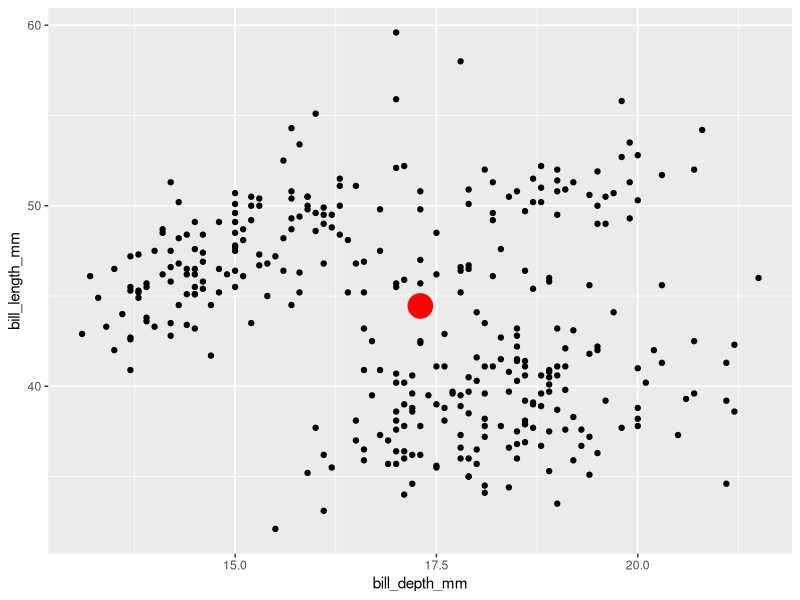
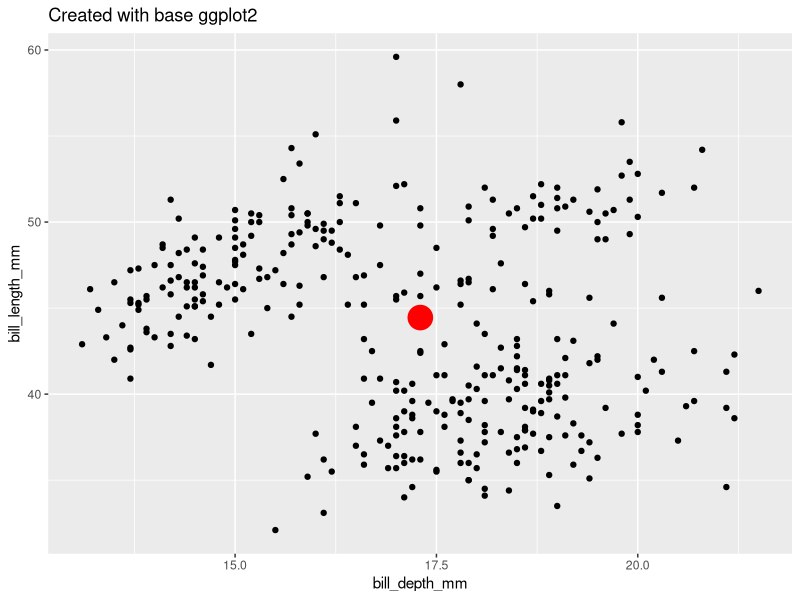
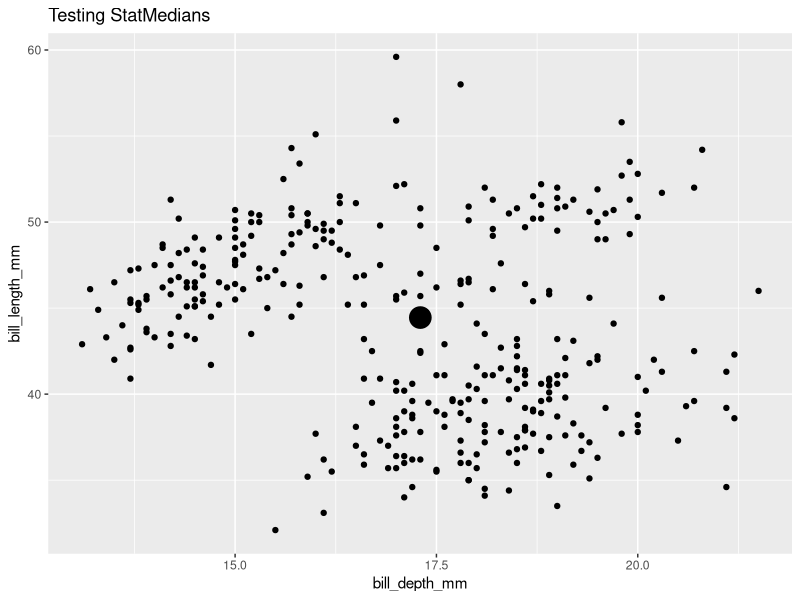
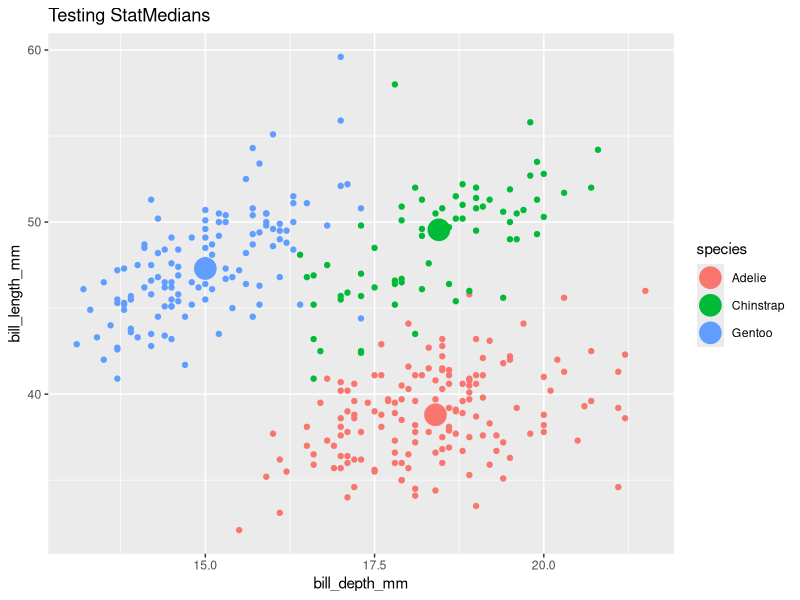
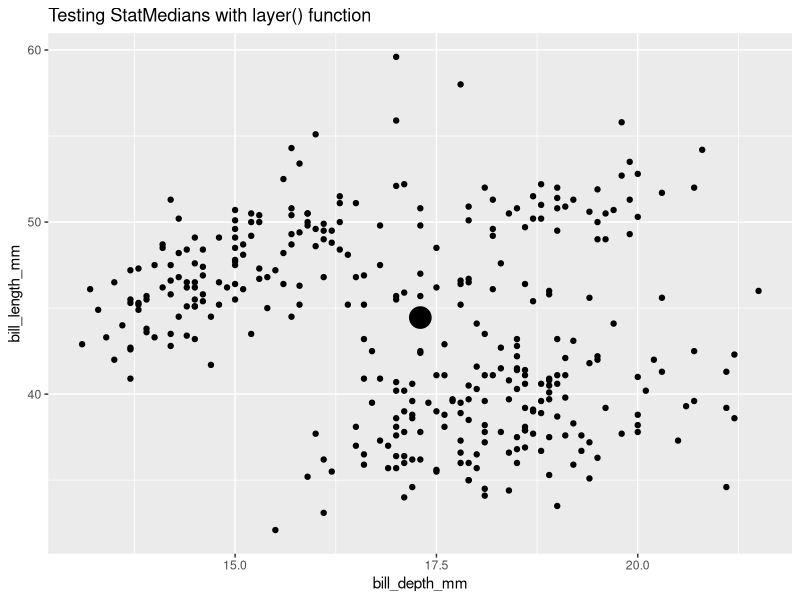
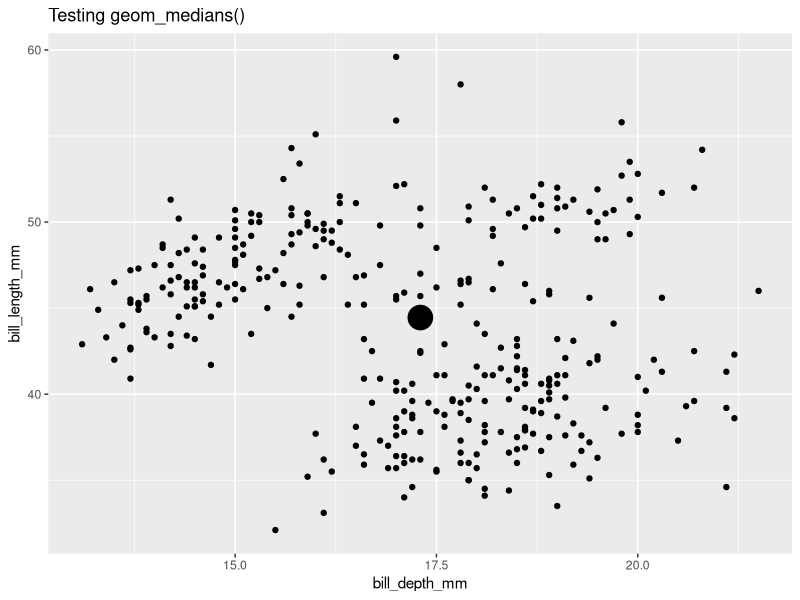
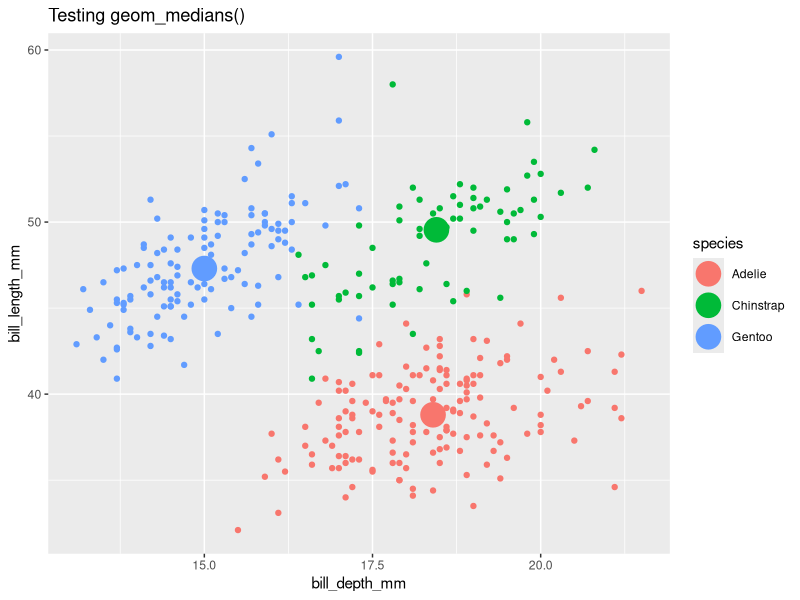
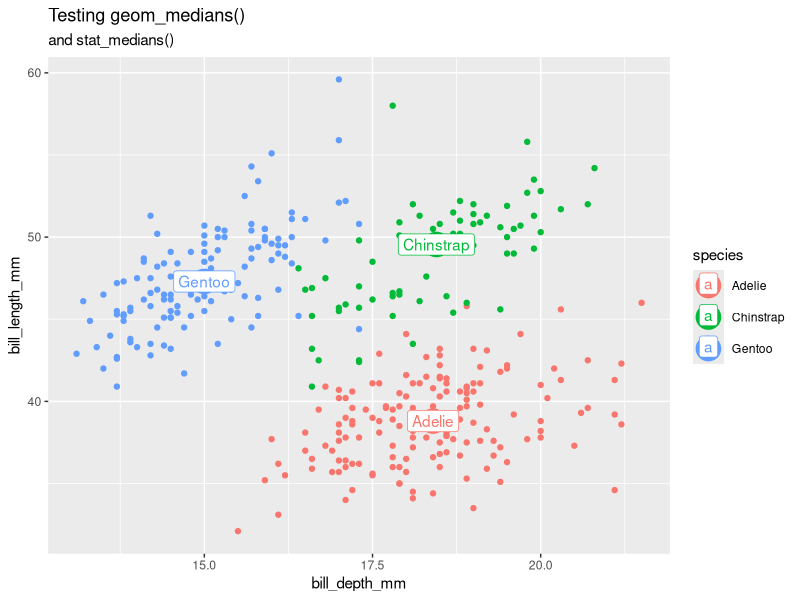

Recreate these plots in R, in order.
## ---- chunk 1
library(tidyverse)
library(palmerpenguins)

penguins_medians <- penguins |> 
  summarize(bill_length_mm_median = median(bill_length_mm, na.rm = T),
            bill_depth_mm_median = median(bill_depth_mm, na.rm = T))

# Plot.
penguins |> 
  ggplot() + 
  aes(x = bill_depth_mm, y = bill_length_mm) + 
  geom_point() + 
  geom_point(data = penguins_medians,
             aes(x = bill_depth_mm_median,
                 y = bill_length_mm_median),
             size = 8, color = "red")
## ---- chunk 2
#| label: setup
#| include: false 
knitr::opts_chunk$set(echo = TRUE, message = F, warning = F)
## ---- chunk 3
library(tidyverse)
library(palmerpenguins)
glimpse(penguins)
## ---- chunk 4
#| label: penguins
# Compute.
penguins_medians <- penguins |> 
  summarize(bill_length_mm_median = median(bill_length_mm, na.rm = T),
            bill_depth_mm_median = median(bill_depth_mm, na.rm = T))

# Plot.
penguins |> 
  ggplot() + 
  aes(x = bill_depth_mm, y = bill_length_mm) + 
  geom_point() + 
  geom_point(data = penguins_medians,
             aes(x = bill_depth_mm_median,
                 y = bill_length_mm_median),
             size = 8, color = "red") + 
  labs(title = "Created with base ggplot2")
## ---- chunk 5
layer_data(plot = last_plot(), 
           i = 2) # layer 2, the computed means, is of interest
## ---- chunk 6
#| label: compute_group_medians

# Define compute.
compute_group_medians <- function(data, scales){ 
  data |> 
    summarize(x = median(x, na.rm = T),
              y = median(y, na.rm = T))
}
## ---- chunk 7
# Test compute. 
penguins |>
  select(x = bill_depth_mm,  
         y = bill_length_mm) |>  
  compute_group_medians()
## ---- chunk 8
#| label: StatMedians
StatMedians <- 
  ggplot2::ggproto(`_class` = "StatMedians",              # <1>
                   `_inherit` = ggplot2::Stat,            # <2>
                   compute_group = compute_group_medians, # <3>
                   required_aes = c("x", "y"))            # <4>
## ---- chunk 9
penguins |> 
  ggplot() + 
  aes(x = bill_depth_mm,
      y = bill_length_mm) + 
  geom_point() + 
  geom_point(stat = StatMedians, size = 7) + 
  labs(title = "Testing StatMedians")
## ---- chunk 10
last_plot() + 
  aes(color = species)
## ---- chunk 11
penguins |> 
  ggplot() + 
  aes(x = bill_depth_mm,
      y = bill_length_mm) + 
  geom_point() + 
  layer(geom = GeomPoint, 
        stat = StatMedians, 
        position = "identity", 
        params = list(size = 7)) + 
  labs(title = "Testing StatMedians with layer() function")
## ---- chunk 12
stat_medians <- function (mapping = NULL, data = NULL,
                          geom = "point", position = "identity",
                          ..., na.rm = FALSE, 
                          show.legend = NA, inherit.aes = TRUE) 
{
    layer(mapping = mapping, data = data, 
          geom = geom, stat = StatMedians, 
          position = position, show.legend = show.legend, 
          inherit.aes = inherit.aes, 
        params = rlang::list2(na.rm = na.rm, ...))
}
## ---- chunk 13
stat_identity
## ---- chunk 14
geom_medians <- stat_medians
## ---- chunk 15
# user-facing function
geom_index <- function(mapping = NULL, data = NULL, 
                         stat = "index", position = "identity", 
                         ..., show.legend = NA, inherit.aes = TRUE) 
{
    layer(data = data, mapping = mapping, stat = stat, 
        geom = GeomPoint, position = position, show.legend = show.legend, 
        inherit.aes = inherit.aes, params = rlang::list2(na.rm = FALSE, 
            ...))
}
## ---- chunk 16
## Test user-facing.
penguins |>
  ggplot() +
  aes(x = bill_depth_mm, y = bill_length_mm) +
  geom_point() +
  geom_medians(size = 8)  + 
  labs(title = "Testing geom_medians()")
## ---- chunk 17
last_plot() + 
  aes(color = species) 
## ---- chunk 18
last_plot() + 
  stat_medians(geom = "label", aes(label = species))  + 
  labs(subtitle = "and stat_medians()")
## ---- chunk 19
library(tidyverse)

# Step 1. Define compute
compute_group_medians <- function(data, scales){
  
  data |>
    summarise(x = median(x), y = median(y))
  
}

# Step 2. Define Stat
StatMedians = ggproto(`_class` = "StatMedians",
                      `_inherit` = Stat,
                      required_aes = c("x", "y"),
                      compute_group = compute_group_medians)

# Step 3. Define user-facing functions (user friendly, geom_*() function only shown here)

## use geom_point's definition as a model to follow geom_* conventions: geom is fixed, stat is flexible
geom_medians <- function(mapping = NULL, data = NULL, 
                         stat = "medians", position = "identity", 
                         ..., show.legend = NA, inherit.aes = TRUE) 
{
    layer(data = data, mapping = mapping, stat = stat, 
        geom = GeomPoint, position = position, show.legend = show.legend, 
        inherit.aes = inherit.aes, params = rlang::list2(na.rm = FALSE, 
            ...))
}
